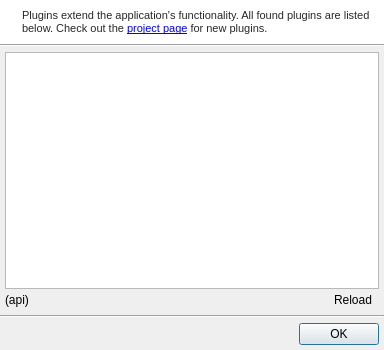
<?xml version="1.0" encoding="UTF-8"?>
<ui version="4.0">
 <class>QUPluginDialog</class>
 <widget class="QDialog" name="QUPluginDialog">
  <property name="geometry">
   <rect>
    <x>0</x>
    <y>0</y>
    <width>384</width>
    <height>350</height>
   </rect>
  </property>
  <property name="windowTitle">
   <string>Plugins</string>
  </property>
  <property name="windowIcon">
   <iconset resource="../resources/UltraStar-Manager.qrc">
    <normaloff>:/control/plugin.png</normaloff>:/control/plugin.png</iconset>
  </property>
  <layout class="QVBoxLayout" name="verticalLayout_2">
   <property name="spacing">
    <number>0</number>
   </property>
   <property name="leftMargin">
    <number>0</number>
   </property>
   <property name="topMargin">
    <number>0</number>
   </property>
   <property name="rightMargin">
    <number>0</number>
   </property>
   <property name="bottomMargin">
    <number>0</number>
   </property>
   <item>
    <widget class="QFrame" name="frame">
     <property name="palette">
      <palette>
       <active>
        <colorrole role="WindowText">
         <brush brushstyle="SolidPattern">
          <color alpha="216">
           <red>0</red>
           <green>0</green>
           <blue>0</blue>
          </color>
         </brush>
        </colorrole>
        <colorrole role="Base">
         <brush brushstyle="SolidPattern">
          <color alpha="255">
           <red>255</red>
           <green>255</green>
           <blue>255</blue>
          </color>
         </brush>
        </colorrole>
        <colorrole role="Window">
         <brush brushstyle="SolidPattern">
          <color alpha="255">
           <red>255</red>
           <green>255</green>
           <blue>255</blue>
          </color>
         </brush>
        </colorrole>
       </active>
       <inactive>
        <colorrole role="WindowText">
         <brush brushstyle="SolidPattern">
          <color alpha="216">
           <red>0</red>
           <green>0</green>
           <blue>0</blue>
          </color>
         </brush>
        </colorrole>
        <colorrole role="Base">
         <brush brushstyle="SolidPattern">
          <color alpha="255">
           <red>255</red>
           <green>255</green>
           <blue>255</blue>
          </color>
         </brush>
        </colorrole>
        <colorrole role="Window">
         <brush brushstyle="SolidPattern">
          <color alpha="255">
           <red>255</red>
           <green>255</green>
           <blue>255</blue>
          </color>
         </brush>
        </colorrole>
       </inactive>
       <disabled>
        <colorrole role="WindowText">
         <brush brushstyle="SolidPattern">
          <color alpha="63">
           <red>0</red>
           <green>0</green>
           <blue>0</blue>
          </color>
         </brush>
        </colorrole>
        <colorrole role="Base">
         <brush brushstyle="SolidPattern">
          <color alpha="255">
           <red>255</red>
           <green>255</green>
           <blue>255</blue>
          </color>
         </brush>
        </colorrole>
        <colorrole role="Window">
         <brush brushstyle="SolidPattern">
          <color alpha="255">
           <red>255</red>
           <green>255</green>
           <blue>255</blue>
          </color>
         </brush>
        </colorrole>
       </disabled>
      </palette>
     </property>
     <property name="autoFillBackground">
      <bool>true</bool>
     </property>
     <property name="frameShadow">
      <enum>QFrame::Raised</enum>
     </property>
     <layout class="QHBoxLayout">
      <item>
       <widget class="QLabel" name="infoIconLbl">
        <property name="sizePolicy">
         <sizepolicy hsizetype="Fixed" vsizetype="Preferred">
          <horstretch>0</horstretch>
          <verstretch>0</verstretch>
         </sizepolicy>
        </property>
        <property name="text">
         <string/>
        </property>
        <property name="pixmap">
         <pixmap resource="../resources/UltraStar-Manager.qrc">:/marks/information.png</pixmap>
        </property>
        <property name="alignment">
         <set>Qt::AlignLeading|Qt::AlignLeft|Qt::AlignTop</set>
        </property>
       </widget>
      </item>
      <item>
       <widget class="QLabel" name="label">
        <property name="text">
         <string>&lt;!DOCTYPE HTML PUBLIC &quot;-//W3C//DTD HTML 4.0//EN&quot; &quot;http://www.w3.org/TR/REC-html40/strict.dtd&quot;&gt;
&lt;html&gt;&lt;head&gt;&lt;meta name=&quot;qrichtext&quot; content=&quot;1&quot; /&gt;&lt;style type=&quot;text/css&quot;&gt;
p, li { white-space: pre-wrap; }
&lt;/style&gt;&lt;/head&gt;&lt;body style=&quot; font-family:'MS Shell Dlg 2'; font-size:8.25pt; font-weight:400; font-style:normal;&quot;&gt;
&lt;p style=&quot; margin-top:0px; margin-bottom:0px; margin-left:0px; margin-right:0px; -qt-block-indent:0; text-indent:0px;&quot;&gt;&lt;span style=&quot; font-size:8pt;&quot;&gt;Plugins extend the application's functionality. All found plugins are listed below. Check out the &lt;/span&gt;&lt;a href=&quot;https://github.com/UltraStar-Deluxe/UltraStar-Manager&quot;&gt;&lt;span style=&quot; font-size:8pt; text-decoration: underline; color:#0000ff;&quot;&gt;project page&lt;/span&gt;&lt;/a&gt;&lt;span style=&quot; font-size:8pt;&quot;&gt; for new plugins.&lt;/span&gt;&lt;/p&gt;&lt;/body&gt;&lt;/html&gt;</string>
        </property>
        <property name="alignment">
         <set>Qt::AlignLeading|Qt::AlignLeft|Qt::AlignTop</set>
        </property>
        <property name="wordWrap">
         <bool>true</bool>
        </property>
        <property name="openExternalLinks">
         <bool>true</bool>
        </property>
       </widget>
      </item>
     </layout>
    </widget>
   </item>
   <item>
    <widget class="Line" name="line">
     <property name="orientation">
      <enum>Qt::Horizontal</enum>
     </property>
    </widget>
   </item>
   <item>
    <layout class="QVBoxLayout" name="verticalLayout">
     <property name="spacing">
      <number>0</number>
     </property>
     <property name="leftMargin">
      <number>5</number>
     </property>
     <property name="topMargin">
      <number>5</number>
     </property>
     <property name="rightMargin">
      <number>5</number>
     </property>
     <property name="bottomMargin">
      <number>5</number>
     </property>
     <item>
      <widget class="QListView" name="pluginList">
       <property name="alternatingRowColors">
        <bool>true</bool>
       </property>
       <property name="verticalScrollMode">
        <enum>QAbstractItemView::ScrollPerPixel</enum>
       </property>
       <property name="horizontalScrollMode">
        <enum>QAbstractItemView::ScrollPerPixel</enum>
       </property>
      </widget>
     </item>
     <item>
      <layout class="QHBoxLayout" name="horizontalLayout_2">
       <property name="spacing">
        <number>5</number>
       </property>
       <item>
        <widget class="QLabel" name="apiLbl">
         <property name="text">
          <string>(api)</string>
         </property>
        </widget>
       </item>
       <item>
        <widget class="QToolButton" name="reloadBtn">
         <property name="enabled">
          <bool>true</bool>
         </property>
         <property name="text">
          <string>Reload</string>
         </property>
         <property name="icon">
          <iconset resource="../resources/UltraStar-Manager.qrc">
           <normaloff>:/control/refresh.png</normaloff>:/control/refresh.png</iconset>
         </property>
         <property name="toolButtonStyle">
          <enum>Qt::ToolButtonTextBesideIcon</enum>
         </property>
         <property name="autoRaise">
          <bool>true</bool>
         </property>
        </widget>
       </item>
      </layout>
     </item>
    </layout>
   </item>
   <item>
    <widget class="Line" name="line_2">
     <property name="orientation">
      <enum>Qt::Horizontal</enum>
     </property>
    </widget>
   </item>
   <item>
    <layout class="QHBoxLayout" name="horizontalLayout">
     <property name="spacing">
      <number>5</number>
     </property>
     <property name="leftMargin">
      <number>5</number>
     </property>
     <property name="topMargin">
      <number>5</number>
     </property>
     <property name="rightMargin">
      <number>5</number>
     </property>
     <property name="bottomMargin">
      <number>5</number>
     </property>
     <item>
      <spacer name="horizontalSpacer">
       <property name="orientation">
        <enum>Qt::Horizontal</enum>
       </property>
       <property name="sizeHint" stdset="0">
        <size>
         <width>40</width>
         <height>20</height>
        </size>
       </property>
      </spacer>
     </item>
     <item>
      <widget class="QPushButton" name="okBtn">
       <property name="text">
        <string>OK</string>
       </property>
       <property name="icon">
        <iconset resource="../resources/UltraStar-Manager.qrc">
         <normaloff>:/marks/accept.png</normaloff>:/marks/accept.png</iconset>
       </property>
      </widget>
     </item>
    </layout>
   </item>
  </layout>
 </widget>
 <resources>
  <include location="../resources/UltraStar-Manager.qrc"/>
 </resources>
 <connections/>
</ui>
